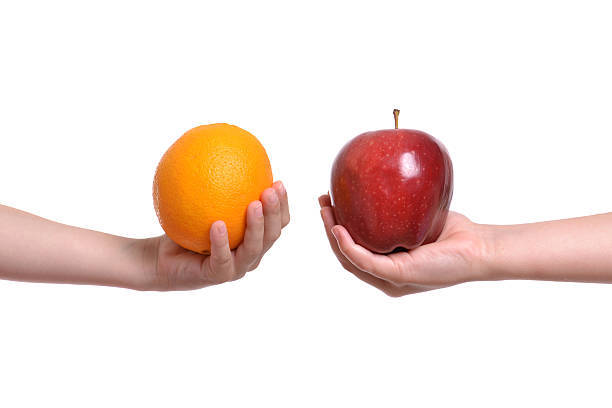
#> input picture image_1.jpg, 612 x 408 px
$ jupyter execute Object_detection_without_machine_learning.ipynb
#> lines starting #> are read from the running program, lines starting #| are printed output that depends on the picture; after the words box and inside, x2 and y2 are one past the last pixel; in counts of white or black regions, pixels touching at a corner belong together
<a href="https://colab.research.google.com/github/akashsharma-2002/OBJECT_DETECTION_WITHOUT_MACHINE_LEARNING/blob/main/Object_detection_without_machine_learning.ipynb" target="_parent"></a>

# Object detection without using machine learning/ deep learning model.

[cell 1]
#importing necessary package
import cv2
from google.colab.patches import cv2_imshow

#This function returns the name of the fruit along with the lower and upper HSV color range for that fruit.
def color(n):
    if n == 0:
        name = "Orange"
        hsv_lower = (5, 100, 100)
        hsv_upper = (25, 255, 255)
        return (name, hsv_lower, hsv_upper)
    if n == 1:
        name = "Apple"
        hsv_lower = (0, 100, 100)
        hsv_upper = (10, 255, 255)
        return (name, hsv_lower, hsv_upper)


#This line loads image in frame and convert BGR to HSV color range for the fruit.
frame = cv2.imread("image_1.jpg")
#> frame is the input picture: shape (408, 612, 3); mean B, G, R 220.2, 226.6, 242.3
hsv = cv2.cvtColor(frame, cv2.COLOR_BGR2HSV)
#> hsv: shape (408, 612, 3); mean H, S, V 7, 28.9, 242.3


"""This loop iterates for i in the range from 0 to 1 ,Then, it creates a binary mask using cv2.inRange(),
then it finds contours in the mask using cv2.findContours()."""
for i in range(2):
    name, hsv_lower, hsv_upper = color(i)
    mask = cv2.inRange(hsv, hsv_lower, hsv_upper)
    conts, herirarchy = cv2.findContours(mask.copy(), cv2.RETR_EXTERNAL, cv2.CHAIN_APPROX_NONE)

    # Check if contours were found before proceeding
    if conts:
        biggest = sorted(conts, key=cv2.contourArea, reverse=True)[0]
        rect = cv2.boundingRect(biggest)
        x, y, w, h = rect

        #adjusting height and weight of rectangular box at prediction
        h=130
        w=140

        cv2.rectangle(frame, (x, y), (x + w, y + h), (0, 255, 255), 2)

        # Draw a black rectangle as background for the text
        text_size, _ = cv2.getTextSize(name, cv2.FONT_HERSHEY_SIMPLEX, 1, 2)
        cv2.rectangle(frame, (x, y - text_size[1] - 10), (x + text_size[0] + 10, y), (0, 0, 0), -1)

        cv2.putText(frame, name, (x, y - 5), cv2.FONT_HERSHEY_SIMPLEX, 1, (0, 0, 255), 2)
#> this loop made 2 passes
#> (x, y) on passes 1 to 2: (139, 123), (319, 132)
#> pass 1, `mask = cv2.inRange(hsv, hsv_lower, hsv_upper)`:
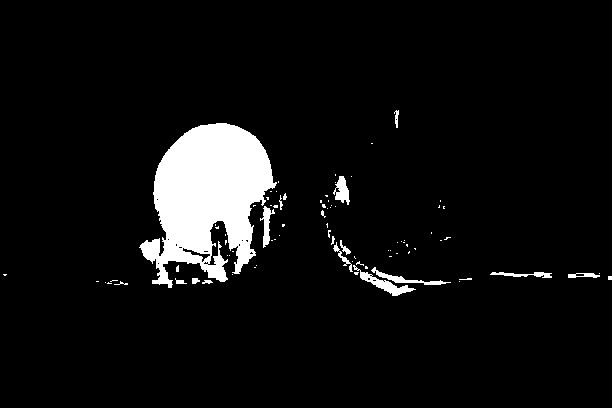
#> mask: shape (408, 612); 6.3% white; 85 white regions (69 under 20 px), largest, box (x1, y1, x2, y2) and area: (139, 123, 277, 288) 13433, (353, 265, 416, 296) 449, (371, 267, 451, 285) 308
#> pass 2, `mask = cv2.inRange(hsv, hsv_lower, hsv_upper)`:
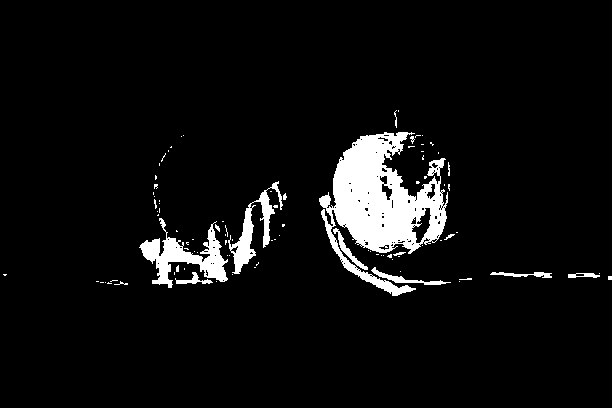
#> mask: shape (408, 612); 5.9% white; 93 white regions (77 under 20 px), largest, box (x1, y1, x2, y2) and area: (319, 132, 448, 296) 9565, (139, 218, 228, 288) 2176, (228, 181, 283, 274) 1316
#> after the loop:
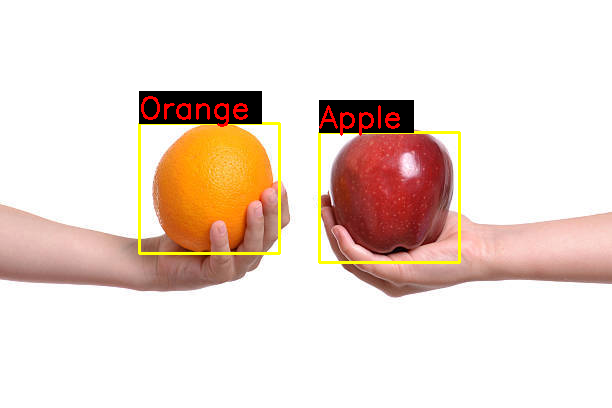
#> frame: shape (408, 612, 3); 4.01% of pixels changed, all inside (x1, y1, x2, y2) = (138, 91, 461, 264)

cv2_imshow(frame)
cv2.waitKey(0)
cv2.destroyAllWindows()
